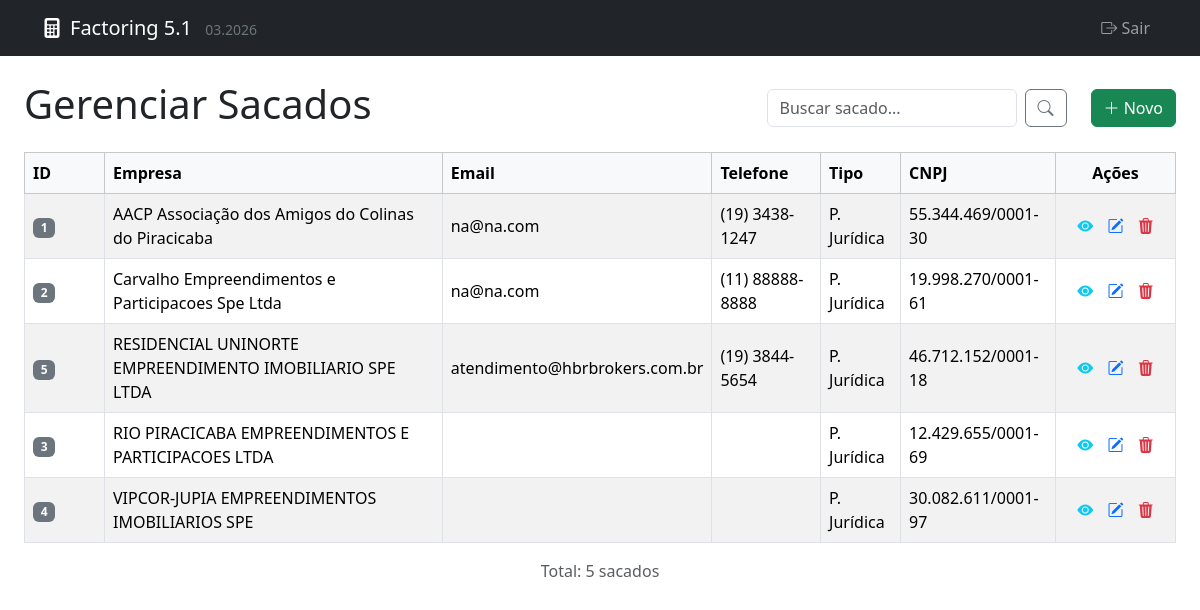
Page /listar_sacados.php (signed in) on the committed database.
### tables this page shows
CREATE TABLE `sacados` (
  `id` int(11) NOT NULL AUTO_INCREMENT,
  `nome` varchar(255) NOT NULL,
  `email` varchar(255) DEFAULT NULL,
  `telefone` varchar(50) DEFAULT NULL,
  `tipo_pessoa` enum('FISICA','JURIDICA') NOT NULL DEFAULT 'JURIDICA',
  `documento_principal` varchar(18) DEFAULT NULL,
  `documento_secundario` varchar(14) DEFAULT NULL,
  `cpf` varchar(14) DEFAULT NULL,
  `cnpj` varchar(18) DEFAULT NULL,
  `documento_socio` varchar(14) DEFAULT NULL,
  `empresa` varchar(255) DEFAULT NULL,
  `endereco` text DEFAULT NULL,
  `cep` varchar(10) DEFAULT NULL,
  `logradouro` varchar(255) DEFAULT NULL,
  `numero` varchar(20) DEFAULT NULL,
  `complemento` varchar(100) DEFAULT NULL,
  `bairro` varchar(100) DEFAULT NULL,
  `cidade` varchar(100) DEFAULT NULL,
  `estado` varchar(2) DEFAULT NULL,
  `data_cadastro` timestamp NOT NULL DEFAULT current_timestamp(),
  PRIMARY KEY (`id`),
  UNIQUE KEY `unique_documento_principal` (`documento_principal`),
  UNIQUE KEY `unique_cpf` (`cpf`),
  UNIQUE KEY `unique_cnpj` (`cnpj`),
  KEY `idx_nome` (`nome`),
  KEY `idx_empresa` (`empresa`)
);

### listar_sacados.php (the view, shortened to what this page needs)
<?php require_once 'auth_check.php'; ?><?php
require_once 'db_connection.php';
$results_per_page = 15;
$page = isset($_GET['page']) && is_numeric($_GET['page']) ? (int)$_GET['page'] : 1;
$search = isset($_GET['search']) ? trim($_GET['search']) : '';
$sort = isset($_GET['sort']) ? $_GET['sort'] : 'nome';
$dir = isset($_GET['dir']) && in_array(strtolower($_GET['dir']), ['asc', 'desc']) ? strtolower($_GET['dir']) : 'asc';
$allowed_sort_columns = [
    'id' => 'id',
    'nome' => 'nome',
    'empresa' => 'empresa',
    'email' => 'email',
    'telefone' => 'telefone',
    'tipo_pessoa' => 'tipo_pessoa',
    'documento_principal' => 'documento_principal'
];
$sort_column_sql = $allowed_sort_columns[$sort];
$offset = ($page - 1) * $results_per_page;
$params_count = [];
$whereClauses = [];
$whereSql = !empty($whereClauses) ? "WHERE " . implode(" AND ", $whereClauses) : "";
$total_results = 0;
try {
    $countSql = "SELECT COUNT(id) FROM sacados $whereSql";
    $stmtCount = $pdo->prepare($countSql);
    $stmtCount->execute($params_count);
    $total_results = (int)$stmtCount->fetchColumn();
} catch (PDOException $e) {
    echo "<div class='alert alert-danger'>Erro Crítico [Count Sacados]: " . htmlspecialchars($e->getMessage()) . "</div>";
    $sacados = [];
    $total_pages = 0;
}
$total_pages = ($results_per_page > 0) ? ceil($total_results / $results_per_page) : 0;
$sacados = [];
try {
    $sql = "SELECT id, empresa as nome, email, telefone, empresa, tipo_pessoa, documento_principal FROM sacados
            $whereSql
            ORDER BY $sort_column_sql $dir
            LIMIT :limit OFFSET :offset";
    $stmt = $pdo->prepare($sql);
    $stmt->bindParam(':limit', $results_per_page, PDO::PARAM_INT);
    $stmt->bindParam(':offset', $offset, PDO::PARAM_INT);
    $stmt->execute();
    $sacados = $stmt->fetchAll(PDO::FETCH_ASSOC);
} catch (PDOException $e) {
    echo "<div class='alert alert-danger'>Erro Crítico [Data Sacados]: " . htmlspecialchars($e->getMessage()) . "</div>";
}
function getSortLink($column, $text, $currentSort, $currentDir, $currentSearch) {
    $newDir = ($currentSort === $column && $currentDir === 'asc') ? 'desc' : 'asc';
    $icon = '';
    $searchParam = $currentSearch ? '&search=' . urlencode($currentSearch) : '';
    $pageParam = '';
    return "<a href=\"?sort=$column&dir=$newDir$searchParam$pageParam\">" . htmlspecialchars($text) . $icon . "</a>";
}
function formatDocumento($documento, $tipo_pessoa) {
    $docLimpo = preg_replace('/\D/', '', $documento);
    if ($tipo_pessoa == 'FISICA') {
        if (strlen($docLimpo) == 11) {
            return substr($docLimpo, 0, 3) . '.' .
                   substr($docLimpo, 3, 3) . '.' .
                   substr($docLimpo, 6, 3) . '-' .
                   substr($docLimpo, 9, 2);
        }
    } elseif ($tipo_pessoa == 'JURIDICA') {
        if (strlen($docLimpo) == 14) {
            return substr($docLimpo, 0, 2) . '.' .
                   substr($docLimpo, 2, 3) . '.' .
                   substr($docLimpo, 5, 3) . '/' .
                   substr($docLimpo, 8, 4) . '-' .
                   substr($docLimpo, 12, 2);
        }
    }
    return $documento;
}
?>
<!DOCTYPE html>
<html lang="pt-BR">
<head>
    <link href="https://cdn.jsdelivr.net/npm/bootstrap@5.3.3/dist/css/bootstrap.min.css" rel="stylesheet">
    <link rel="stylesheet" href="https://cdn.jsdelivr.net/npm/bootstrap-icons@1.11.3/font/bootstrap-icons.min.css">
</head>
<body>
    <?php require_once 'menu.php'; ?>
    <div class="container-fluid px-3 px-md-4 mt-4">
        <div class="d-flex justify-content-between align-items-center mb-3 flex-wrap gap-2">
            <h1>Gerenciar Sacados</h1>
             <form method="GET" action="listar_sacados.php" class="d-flex ms-auto me-3" style="max-width: 300px;">
                <input class="form-control me-2" type="search" name="search" placeholder="Buscar sacado..." aria-label="Buscar" value="<?php echo htmlspecialchars($search); ?>">
                <button class="btn btn-outline-secondary" type="submit"><i class="bi bi-search"></i></button>
            </form>
            <a href="form_sacado.php" class="btn btn-success">
                <i class="bi bi-plus-lg"></i> Novo
            </a>
        </div>
        <?php if (empty($sacados) && $total_results == 0 && empty($search)): ?>
            <div class="alert alert-info">Nenhum sacado cadastrado ainda. <a href="form_sacado.php">Clique aqui para adicionar</a>.</div>
        <?php elseif (empty($sacados) && $total_results > 0): ?>
             <p class="alert alert-warning">Nenhum sacado encontrado para a busca: "<?php echo htmlspecialchars($search); ?>" nesta página.</p>
             <?php include 'includes/pagination_sacados.php';  ?>
        <?php elseif (empty($sacados) && $total_results == 0): ?>
            <div class="alert alert-warning">Nenhum sacado encontrado para a busca: "<?php echo htmlspecialchars($search); ?>"</div>
        <?php else: ?>
            <div class="table-responsive">
                <table class="table table-striped table-bordered table-hover">
                    <thead class="table-light">
                        <tr>
                            <th style="width: 80px;"><?php echo getSortLink('id', 'ID', $sort, $dir, $search); ?></th>
                            <th><?php echo getSortLink('empresa', 'Empresa', $sort, $dir, $search); ?></th>
                            <th><?php echo getSortLink('email', 'Email', $sort, $dir, $search); ?></th>
                            <th><?php echo getSortLink('telefone', 'Telefone', $sort, $dir, $search); ?></th>
                            <th><?php echo getSortLink('tipo_pessoa', 'Tipo', $sort, $dir, $search); ?></th>
                            <th><?php echo getSortLink('documento_principal', 'CNPJ', $sort, $dir, $search); ?></th>
                            <th class="text-center" style="width: 120px;">Ações</th>
                        </tr>
                    </thead>
                    <tbody>
                        <?php foreach ($sacados as $sacado): ?>
                            <tr>
                                <td><span class="badge bg-secondary"><?php echo $sacado['id']; ?></span></td>
                                <td><?php echo htmlspecialchars($sacado['empresa'] ?? '-'); ?></td>
                                <td><?php echo htmlspecialchars($sacado['email'] ?? '-'); ?></td>
                                <td><?php echo htmlspecialchars($sacado['telefone'] ?? '-'); ?></td>
                                <td><?php
                                    if ($sacado['tipo_pessoa'] == 'FISICA') {
                                        echo 'P. Física';
                                    } elseif ($sacado['tipo_pessoa'] == 'JURIDICA') {
                                        echo 'P. Jurídica';
                                    } else {
                                        echo '-';
                                    }
                                ?></td>
                                <td><?php
                                    echo formatDocumento($sacado['documento_principal'] ?? '', $sacado['tipo_pessoa'] ?? '');
                                ?></td>
                                <td class="text-center">
                                    <a href="visualizar_sacado.php?id=<?php echo $sacado['id']; ?>" class="text-info action-icon" title="Visualizar Sacado"><i class="bi bi-eye-fill"></i></a>
                                    <a href="form_sacado.php?id=<?php echo $sacado['id']; ?>" class="text-primary action-icon" title="Editar Sacado"><i class="bi bi-pencil-square"></i></a>
                                    <a href="excluir_sacado.php?id=<?php echo $sacado['id']; ?>" class="text-danger action-icon delete-btn" title="Excluir Sacado" onclick="return confirm('Tem certeza que deseja excluir este sacado? Operações e recebíveis associados a ele NÃO serão excluídos, mas podem ficar sem referência.');"><i class="bi bi-trash3-fill"></i></a>
                                </td>
                            </tr>
                        <?php endforeach; ?>
                    </tbody>
                </table>
            </div>
             <?php if ($total_pages > 1): ?>
                <nav aria-label="Paginação Sacados">
                    <ul class="pagination justify-content-center">
                         <?php $baseUrl = "?sort=" . urlencode($sort) . "&dir=" . urlencode($dir) . "&search=" . urlencode($search); ?>
                        <li class="page-item <?php echo ($page <= 1) ? 'disabled' : ''; ?>">
                            <a class="page-link" href="<?php echo $baseUrl . '&page=' . ($page - 1); ?>">&laquo;</a>
                        </li>
                        <?php
                            $start_page = max(1, $page - 2); $end_page = min($total_pages, $page + 2);
                            if ($page <= 3) $end_page = min($total_pages, 5);
                            if ($page >= $total_pages - 2) $start_page = max(1, $total_pages - 4);
                            if ($start_page > 1) {
                                echo '<li class="page-item"><a class="page-link" href="' . $baseUrl . '&page=1">1</a></li>';
                                if ($start_page > 2) echo '<li class="page-item disabled"><span class="page-link">...</span></li>';
                            }
                            for ($i = $start_page; $i <= $end_page; $i++):
                        ?>
                            <li class="page-item <?php echo ($i == $page) ? 'active' : ''; ?>">
                                <a class="page-link" href="<?php echo $baseUrl . '&page=' . $i; ?>"><?php echo $i; ?></a>
                            </li>
                        <?php endfor;
                            if ($end_page < $total_pages) {
                                if ($end_page < $total_pages - 1) echo '<li class="page-item disabled"><span class="page-link">...</span></li>';
                                echo '<li class="page-item"><a class="page-link" href="' . $baseUrl . '&page=' . $total_pages . '">' . $total_pages . '</a></li>';
                             }
                        ?>
                        <li class="page-item <?php echo ($page >= $total_pages) ? 'disabled' : ''; ?>">
                            <a class="page-link" href="<?php echo $baseUrl . '&page=' . ($page + 1); ?>">&raquo;</a>
                        </li>
                    </ul>
                </nav>
                 <p class="text-center text-muted">Página <?php echo $page; ?> de <?php echo $total_pages; ?> (Total: <?php echo $total_results; ?> sacados)</p>
            <?php elseif($total_results > 0): ?>
                 <p class="text-center text-muted">Total: <?php echo $total_results; ?> sacado<?php echo $total_results == 1 ? '' : 's'; ?></p>
            <?php endif; ?>
        <?php endif; ?>
    </div>
</body>
</html>

### listar_sacados.php (style rules this page uses)
th, td { vertical-align: middle; }
.action-icon { margin: 0 5px; }
th a { text-decoration: none; color: inherit; }

### rows in the picture
sacados: id "1", empresa "AACP Associação dos Amigos do Colinas do Piracicaba", email "na@na.com", telefone "(19) 3438-1247", shows "P. Jurídica", documento_principal+tipo_pessoa "55.344.469/0001-30"
sacados: id "2", empresa "Carvalho Empreendimentos e Participacoes Spe Ltda", email "na@na.com", telefone "(11) 88888-8888", shows "P. Jurídica", documento_principal+tipo_pessoa "19.998.270/0001-61"
sacados: id "5", empresa "RESIDENCIAL UNINORTE EMPREENDIMENTO IMOBILIARIO SPE LTDA", email "atendimento@hbrbrokers.com.br", telefone "(19) 3844-5654", shows "P. Jurídica", documento_principal+tipo_pessoa "46.712.152/0001-18"
sacados: id "3", empresa "RIO PIRACICABA EMPREENDIMENTOS E PARTICIPACOES LTDA", shows "P. Jurídica", documento_principal+tipo_pessoa "12.429.655/0001-69"
sacados: id "4", empresa "VIPCOR-JUPIA EMPREENDIMENTOS IMOBILIARIOS SPE", shows "P. Jurídica", documento_principal+tipo_pessoa "30.082.611/0001-97"

### other values in the picture
$text "ID Empresa Email Telefone Tipo CNPJ"
$total_results "5"
